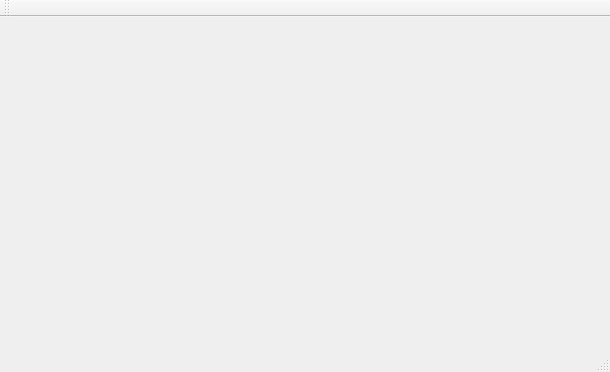
<?xml version="1.0" encoding="UTF-8"?>
<ui version="4.0">
 <class>MainWindow</class>
 <widget class="QMainWindow" name="MainWindow">
  <property name="geometry">
   <rect>
    <x>0</x>
    <y>0</y>
    <width>610</width>
    <height>372</height>
   </rect>
  </property>
  <property name="windowTitle">
   <string>MainWindow</string>
  </property>
  <widget class="QWidget" name="centralWidget"/>
  <widget class="QMenuBar" name="menuBar">
   <property name="geometry">
    <rect>
     <x>0</x>
     <y>0</y>
     <width>610</width>
     <height>21</height>
    </rect>
   </property>
  </widget>
  <widget class="QToolBar" name="mainToolBar">
   <attribute name="toolBarArea">
    <enum>TopToolBarArea</enum>
   </attribute>
   <attribute name="toolBarBreak">
    <bool>false</bool>
   </attribute>
  </widget>
  <widget class="QStatusBar" name="statusBar"/>
 </widget>
 <layoutdefault spacing="6" margin="11"/>
 <resources/>
 <connections/>
</ui>
